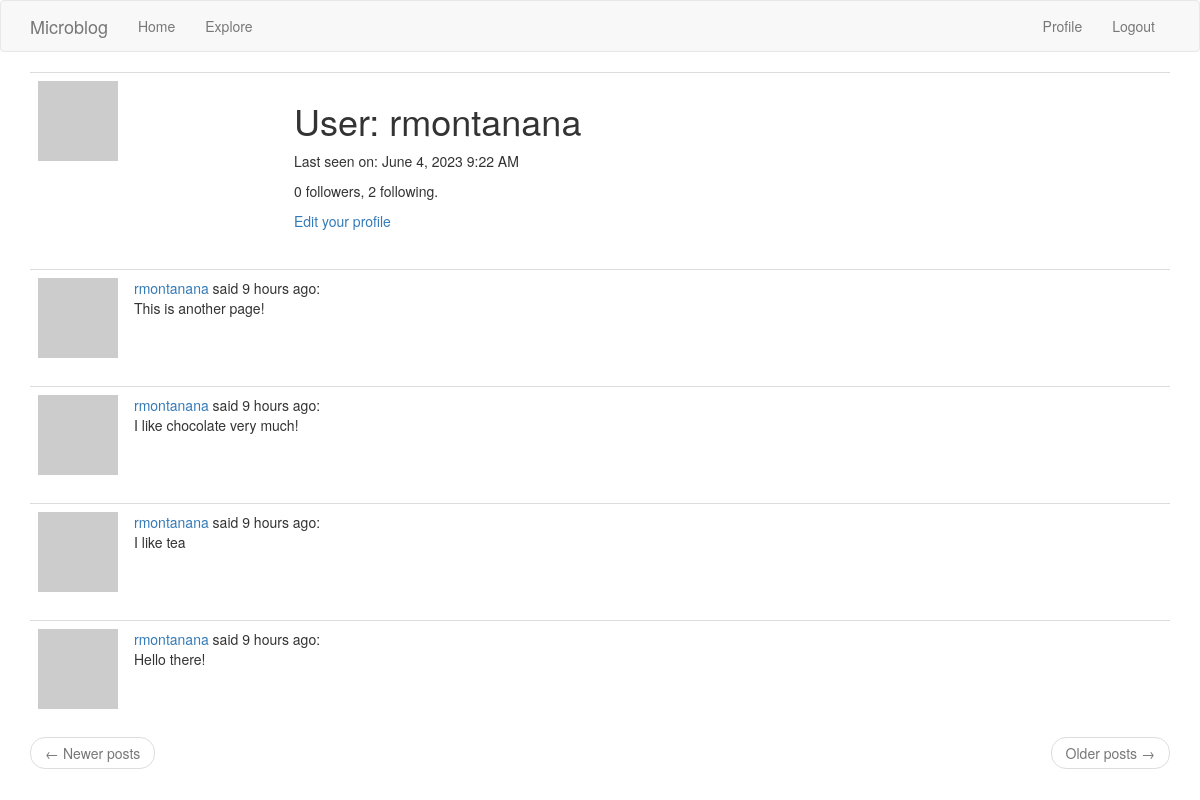
/user/rmontanana (signed in), run on an earlier commit of the app's database.
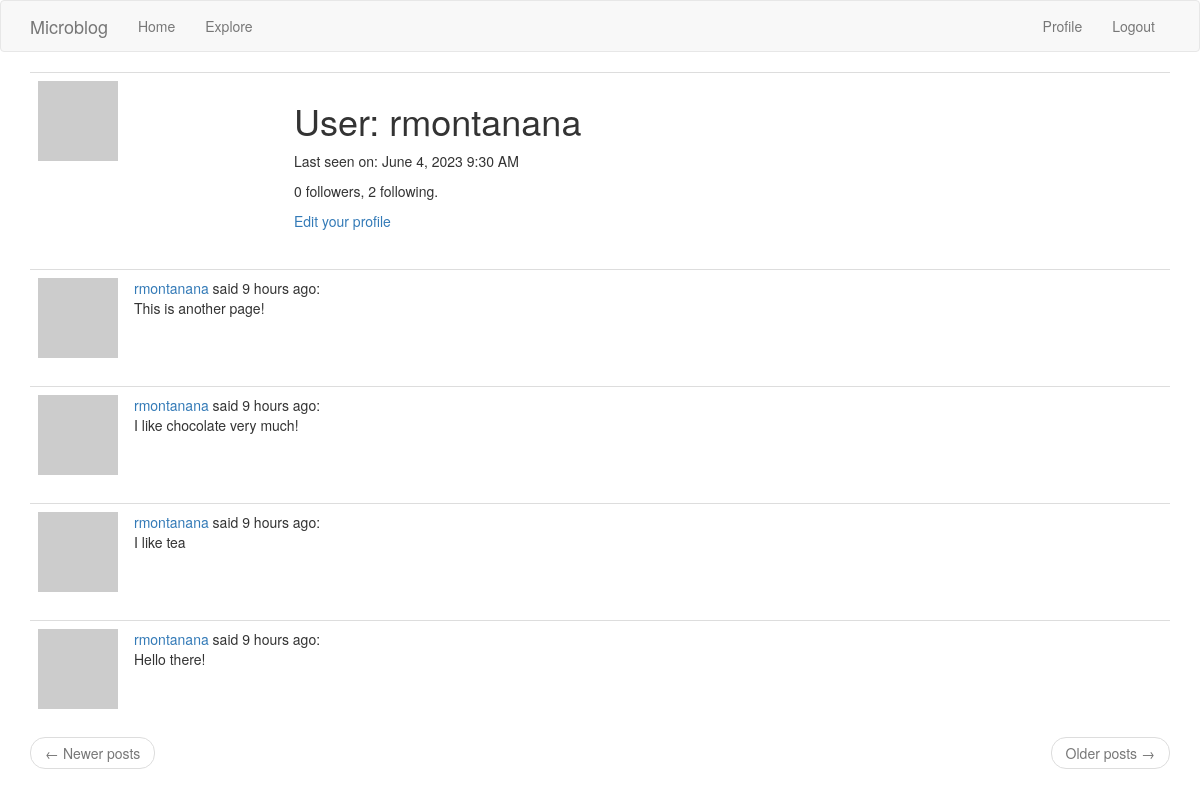
And on a later commit of the database.
### app/models.py (models this page shows, shortened)
class User(UserMixin, db.Model):
    id = db.Column(db.Integer, primary_key=True)
    username = db.Column(db.String(64), index=True, unique=True)
    email = db.Column(db.String(120), index=True, unique=True)
    password_hash = db.Column(db.String(128))
    posts = db.relationship("Post", backref="author", lazy="dynamic")
    about_me = db.Column(db.String(140))
    last_seen = db.Column(db.DateTime, default=datetime.utcnow)
    followed = db.relationship(
        "User",
        secondary=followers,
        primaryjoin=(followers.c.follower_id == id),
        secondaryjoin=(followers.c.followed_id == id),
        backref=db.backref("followers", lazy="dynamic"),
        lazy="dynamic",
    )
    def avatar(self, size):
        digest = md5(self.email.lower().encode("utf-8")).hexdigest()
        return "https://www.gravatar.com/avatar/{}?d=identicon&s={}".format(
            digest, size
        )

### app/routes.py (the view)
@app.route("/user/<username>")
@login_required
def user(username):
    user = User.query.filter_by(username=username).first_or_404()
    page = request.args.get("page", 1, type=int)
    posts = user.posts.order_by(Post.timestamp.desc()).paginate(
        page=page, per_page=app.config["POSTS_PER_PAGE"], error_out=False
    )
    next_url = (
        url_for("user", username=user.username, page=posts.next_num)
        if posts.has_next
        else None
    )
    prev_url = (
        url_for("user", username=user.username, page=posts.prev_num)
        if posts.has_prev
        else None
    )
    form = EmptyForm()
    return render_template(
        "user.html",
        user=user,
        posts=posts.items,
        next_url=next_url,
        prev_url=prev_url,
        form=form,
    )

### app/models.py (called while the page is built)
@login.user_loader
def load_user(id):
    return User.query.get(int(id))

### app/routes.py (called while the page is built)
@app.before_request
def before_request():
    if current_user.is_authenticated:
        current_user.last_seen = datetime.utcnow()
        db.session.commit()

### app/templates/user.html (shortened to what this page needs)
{% extends "base.html" %}
{% block app_content %}
    <table class="table table-hover">
        <tr>
            <td width="256px"><img src="{{ user.avatar(256) }}"></td>
            <td>
                <h1>User: {{ user.username }}</h1>
                {% if user.last_seen %}
                <p>Last seen on: {{ moment(user.last_seen).format('LLL') }}</p>
                {% endif %}
                <p>{{ user.followers.count() }} followers, {{ user.followed.count() }} following.</p>
                {% if user == current_user %}
                <p><a href="{{ url_for('edit_profile') }}">Edit your profile</a></p>
                {% endif %}
            </td>
        </tr>
    </table>
    {% for post in posts %}
        {% include '_post.html' %}
    {% endfor %}
    <nav aria-label="...">
        <ul class="pager">
            <li class="previous{% if not prev_url %} disabled{% endif %}">
                <a href="{{ prev_url or '#' }}">
                    <span aria-hidden="true">&larr;</span> Newer posts
                </a>
            </li>
            <li class="next{% if not next_url %} disabled{% endif %}">
                <a href="{{ next_url or '#' }}">
                    Older posts <span aria-hidden="true">&rarr;</span>
                </a>
            </li>
        </ul>
    </nav>
{% endblock %}

What changed in the data, as far as the page shows it:
changed User "rmontanana": last_seen "June 4, 2023 9:22 AM" → "June 4, 2023 9:30 AM"
